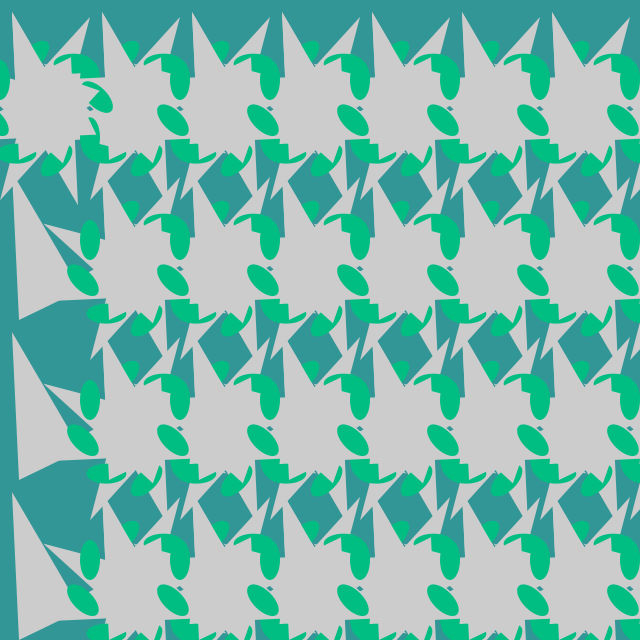
Frame 1 (no input)
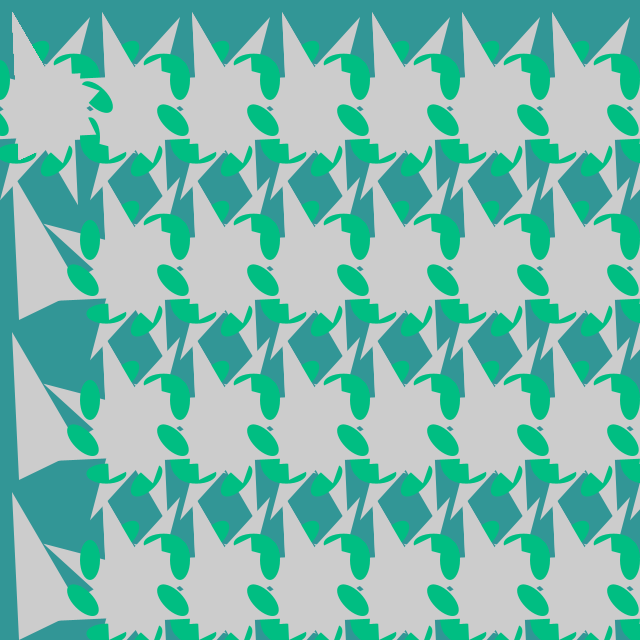
Frame 60 (the mouse pressed at the canvas centre just before this capture)
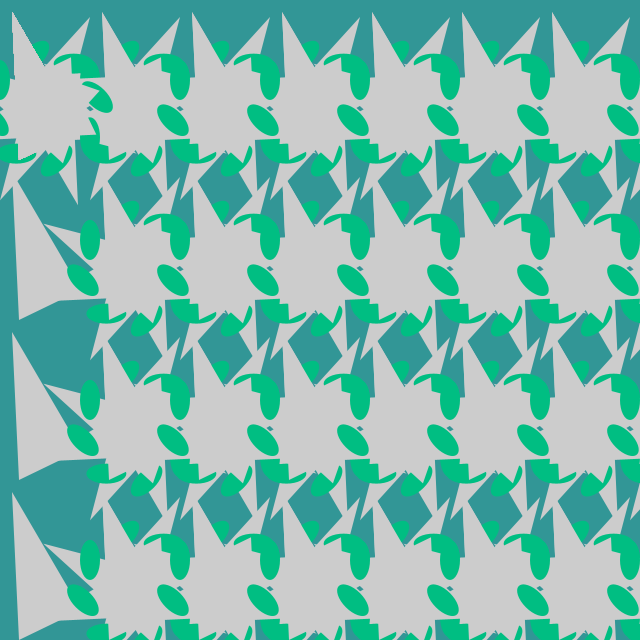
Frame 120 (the mouse held since frame 60 and released just before this capture)

The Processing sketch that drew these frames (run headless with seeded random() and noise(); from frame 60 on, the mouse is pressed at the canvas centre):

// Processing sketch: processing_137660
// ── processing_137660.pde

int shift = 90;
int yshift = 160;
int j = 0;
int x=0;
int y=0;

public void setup(){
  size(640,640);
  background(50,150,150);
  noStroke();
  smooth();
}

public void draw(){
  figure();
  while(j<height){
    pushMatrix();
    for(int i = 0; i<=width; i = i+shift){
      translate(shift,0);
      figure();
      circle();
      for(int k = 0; k<=width; k = k+shift){
      translate(shift,0);
      rotate(PI/4);
      fill(0);
      figure();
      circle();
    }
    }
    popMatrix();
    translate(0,yshift);
    figure();
    j = j+yshift;
  }
  translate(0,-640);
  for(int i = 0; i<=width; i = i+shift){
      translate(shift,0);
      rotate(PI/4);
      fill(0,200,100);
      figure();
      circle();
    }
}

public void figure(){
  fill(204);
  triangle(12, 12, 19, 160, 81, 130);
}

public void circle(){
   fill(0, 190,130);
   ellipse(x, 80, 20, 40);
}
